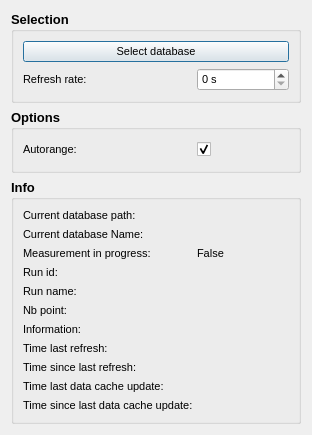
<?xml version="1.0" encoding="UTF-8"?>
<ui version="4.0">
 <class>LivePlot</class>
 <widget class="QDialog" name="LivePlot">
  <property name="geometry">
   <rect>
    <x>0</x>
    <y>0</y>
    <width>310</width>
    <height>435</height>
   </rect>
  </property>
  <property name="windowTitle">
   <string>Liveplot</string>
  </property>
  <layout class="QVBoxLayout" name="verticalLayout_4">
   <item>
    <layout class="QVBoxLayout" name="verticalLayout_3">
     <item>
      <widget class="QGroupBox" name="groupBoxSelection">
       <property name="font">
        <font>
         <pointsize>10</pointsize>
         <weight>75</weight>
         <bold>true</bold>
        </font>
       </property>
       <property name="title">
        <string>Selection</string>
       </property>
       <layout class="QVBoxLayout" name="verticalLayout_6">
        <item>
         <layout class="QHBoxLayout" name="horizontalLayoutLivePlot1">
          <item>
           <widget class="QPushButton" name="pushButtonLivePlot">
            <property name="enabled">
             <bool>true</bool>
            </property>
            <property name="maximumSize">
             <size>
              <width>16777215</width>
              <height>16777215</height>
             </size>
            </property>
            <property name="font">
             <font>
              <pointsize>8</pointsize>
              <weight>50</weight>
              <bold>false</bold>
             </font>
            </property>
            <property name="text">
             <string>Select database</string>
            </property>
           </widget>
          </item>
         </layout>
        </item>
        <item>
         <layout class="QHBoxLayout" name="horizontalLayout">
          <item>
           <widget class="QLabel" name="labelLivePlotRefreshRate">
            <property name="minimumSize">
             <size>
              <width>168</width>
              <height>0</height>
             </size>
            </property>
            <property name="font">
             <font>
              <pointsize>8</pointsize>
              <weight>50</weight>
              <bold>false</bold>
             </font>
            </property>
            <property name="toolTip">
             <string>If put to 0s, stop the liveploting</string>
            </property>
            <property name="text">
             <string>Refresh rate:</string>
            </property>
           </widget>
          </item>
          <item>
           <widget class="QSpinBox" name="spinBoxLivePlotRefreshRate">
            <property name="enabled">
             <bool>true</bool>
            </property>
            <property name="minimumSize">
             <size>
              <width>25</width>
              <height>0</height>
             </size>
            </property>
            <property name="maximumSize">
             <size>
              <width>16777215</width>
              <height>16777215</height>
             </size>
            </property>
            <property name="font">
             <font>
              <pointsize>8</pointsize>
              <weight>50</weight>
              <bold>false</bold>
             </font>
            </property>
            <property name="toolTip">
             <string>If put to 0s, stop the liveploting</string>
            </property>
            <property name="suffix">
             <string> s</string>
            </property>
           </widget>
          </item>
         </layout>
        </item>
       </layout>
      </widget>
     </item>
     <item>
      <widget class="QGroupBox" name="groupBoxOptions">
       <property name="font">
        <font>
         <pointsize>10</pointsize>
         <weight>75</weight>
         <bold>true</bold>
        </font>
       </property>
       <property name="title">
        <string>Options</string>
       </property>
       <layout class="QVBoxLayout" name="verticalLayout_9">
        <item>
         <layout class="QHBoxLayout" name="horizontalLayout_2">
          <item>
           <widget class="QLabel" name="labelLivePlotAutorange">
            <property name="minimumSize">
             <size>
              <width>168</width>
              <height>0</height>
             </size>
            </property>
            <property name="font">
             <font>
              <pointsize>8</pointsize>
              <weight>50</weight>
              <bold>false</bold>
             </font>
            </property>
            <property name="toolTip">
             <string>If put to 0s, stop the liveploting</string>
            </property>
            <property name="text">
             <string>Autorange:</string>
            </property>
           </widget>
          </item>
          <item>
           <widget class="QCheckBox" name="checkBoxLiveplotAutorange">
            <property name="text">
             <string/>
            </property>
            <property name="checked">
             <bool>true</bool>
            </property>
           </widget>
          </item>
         </layout>
        </item>
       </layout>
      </widget>
     </item>
     <item>
      <widget class="QGroupBox" name="groupBoxInfo">
       <property name="minimumSize">
        <size>
         <width>290</width>
         <height>0</height>
        </size>
       </property>
       <property name="font">
        <font>
         <pointsize>10</pointsize>
         <weight>75</weight>
         <bold>true</bold>
        </font>
       </property>
       <property name="title">
        <string>Info</string>
       </property>
       <layout class="QVBoxLayout" name="verticalLayout_8">
        <item>
         <layout class="QVBoxLayout" name="verticalLayout_7">
          <item>
           <layout class="QHBoxLayout" name="horizontalLayoutLivePlotDatabasePath">
            <item>
             <widget class="QLabel" name="labelLivePlotDatabasePath">
              <property name="minimumSize">
               <size>
                <width>168</width>
                <height>0</height>
               </size>
              </property>
              <property name="font">
               <font>
                <pointsize>8</pointsize>
                <weight>50</weight>
                <bold>false</bold>
               </font>
              </property>
              <property name="text">
               <string>Current database path:</string>
              </property>
             </widget>
            </item>
            <item>
             <widget class="QLabel" name="labelLivePlotDatabasePathInfo">
              <property name="font">
               <font>
                <pointsize>8</pointsize>
                <weight>50</weight>
                <bold>false</bold>
               </font>
              </property>
              <property name="text">
               <string/>
              </property>
             </widget>
            </item>
           </layout>
          </item>
          <item>
           <layout class="QHBoxLayout" name="horizontalLayoutLivePlotDatabase">
            <item>
             <widget class="QLabel" name="labelLivePlotDatabaseName">
              <property name="minimumSize">
               <size>
                <width>168</width>
                <height>0</height>
               </size>
              </property>
              <property name="font">
               <font>
                <pointsize>8</pointsize>
                <weight>50</weight>
                <bold>false</bold>
               </font>
              </property>
              <property name="text">
               <string>Current database Name:</string>
              </property>
             </widget>
            </item>
            <item>
             <widget class="QLabel" name="labelLivePlotDatabaseNameInfo">
              <property name="font">
               <font>
                <pointsize>8</pointsize>
                <weight>50</weight>
                <bold>false</bold>
               </font>
              </property>
              <property name="text">
               <string/>
              </property>
             </widget>
            </item>
           </layout>
          </item>
          <item>
           <layout class="QHBoxLayout" name="horizontalLayout_8">
            <item>
             <widget class="QLabel" name="labelLivePlotInProgress">
              <property name="minimumSize">
               <size>
                <width>168</width>
                <height>0</height>
               </size>
              </property>
              <property name="font">
               <font>
                <pointsize>8</pointsize>
                <weight>50</weight>
                <bold>false</bold>
               </font>
              </property>
              <property name="text">
               <string>Measurement in progress:</string>
              </property>
             </widget>
            </item>
            <item>
             <widget class="QLabel" name="labelLivePlotInProgressState">
              <property name="font">
               <font>
                <pointsize>8</pointsize>
                <weight>50</weight>
                <bold>false</bold>
               </font>
              </property>
              <property name="text">
               <string>False</string>
              </property>
             </widget>
            </item>
           </layout>
          </item>
          <item>
           <layout class="QHBoxLayout" name="horizontalLayout_6">
            <item>
             <widget class="QLabel" name="labelLivePlotRunid">
              <property name="minimumSize">
               <size>
                <width>168</width>
                <height>0</height>
               </size>
              </property>
              <property name="font">
               <font>
                <pointsize>8</pointsize>
                <weight>50</weight>
                <bold>false</bold>
               </font>
              </property>
              <property name="text">
               <string>Run id:</string>
              </property>
             </widget>
            </item>
            <item>
             <widget class="QLabel" name="labelLivePlotRunidid">
              <property name="font">
               <font>
                <pointsize>8</pointsize>
                <weight>50</weight>
                <bold>false</bold>
               </font>
              </property>
              <property name="text">
               <string/>
              </property>
             </widget>
            </item>
           </layout>
          </item>
          <item>
           <layout class="QHBoxLayout" name="horizontalLayout_4">
            <item>
             <widget class="QLabel" name="labelLivePlotRunName">
              <property name="minimumSize">
               <size>
                <width>168</width>
                <height>0</height>
               </size>
              </property>
              <property name="font">
               <font>
                <pointsize>8</pointsize>
                <weight>50</weight>
                <bold>false</bold>
               </font>
              </property>
              <property name="text">
               <string>Run name:</string>
              </property>
             </widget>
            </item>
            <item>
             <widget class="QLabel" name="labelLivePlotRunNameInfo">
              <property name="font">
               <font>
                <pointsize>8</pointsize>
                <weight>50</weight>
                <bold>false</bold>
               </font>
              </property>
              <property name="text">
               <string/>
              </property>
             </widget>
            </item>
           </layout>
          </item>
          <item>
           <layout class="QHBoxLayout" name="horizontalLayout_15">
            <item>
             <widget class="QLabel" name="labelLivePlotNbPoint">
              <property name="minimumSize">
               <size>
                <width>168</width>
                <height>0</height>
               </size>
              </property>
              <property name="font">
               <font>
                <pointsize>8</pointsize>
                <weight>50</weight>
                <bold>false</bold>
               </font>
              </property>
              <property name="text">
               <string>Nb point:</string>
              </property>
             </widget>
            </item>
            <item>
             <widget class="QLabel" name="labelLivePlotNbPointInfo">
              <property name="font">
               <font>
                <pointsize>8</pointsize>
                <weight>50</weight>
                <bold>false</bold>
               </font>
              </property>
              <property name="text">
               <string/>
              </property>
             </widget>
            </item>
           </layout>
          </item>
          <item>
           <layout class="QHBoxLayout" name="horizontalLayout_16">
            <item>
             <widget class="QLabel" name="labelLivePlotInfo">
              <property name="minimumSize">
               <size>
                <width>168</width>
                <height>0</height>
               </size>
              </property>
              <property name="font">
               <font>
                <pointsize>8</pointsize>
                <weight>50</weight>
                <bold>false</bold>
               </font>
              </property>
              <property name="text">
               <string>Information:</string>
              </property>
             </widget>
            </item>
            <item>
             <widget class="QLabel" name="labelLivePlotInfoInfo">
              <property name="font">
               <font>
                <pointsize>8</pointsize>
                <weight>50</weight>
                <bold>false</bold>
               </font>
              </property>
              <property name="text">
               <string/>
              </property>
             </widget>
            </item>
           </layout>
          </item>
          <item>
           <layout class="QHBoxLayout" name="horizontalLayout_9">
            <item>
             <widget class="QLabel" name="labelLivePlotLastRefresh">
              <property name="minimumSize">
               <size>
                <width>168</width>
                <height>0</height>
               </size>
              </property>
              <property name="font">
               <font>
                <pointsize>8</pointsize>
                <weight>50</weight>
                <bold>false</bold>
               </font>
              </property>
              <property name="text">
               <string>Time last refresh:</string>
              </property>
             </widget>
            </item>
            <item>
             <widget class="QLabel" name="labelLivePlotLastRefreshInfo">
              <property name="font">
               <font>
                <pointsize>8</pointsize>
                <weight>50</weight>
                <bold>false</bold>
               </font>
              </property>
              <property name="text">
               <string/>
              </property>
             </widget>
            </item>
           </layout>
          </item>
          <item>
           <layout class="QHBoxLayout" name="horizontalLayout_11">
            <item>
             <widget class="QLabel" name="labelLivePlotSinceLastRefresh">
              <property name="minimumSize">
               <size>
                <width>168</width>
                <height>0</height>
               </size>
              </property>
              <property name="font">
               <font>
                <pointsize>8</pointsize>
                <weight>50</weight>
                <bold>false</bold>
               </font>
              </property>
              <property name="text">
               <string>Time since last refresh:</string>
              </property>
             </widget>
            </item>
            <item>
             <widget class="QLabel" name="labelLivePlotSinceLastRefreshInfo">
              <property name="font">
               <font>
                <pointsize>8</pointsize>
                <weight>50</weight>
                <bold>false</bold>
               </font>
              </property>
              <property name="text">
               <string/>
              </property>
             </widget>
            </item>
           </layout>
          </item>
          <item>
           <layout class="QHBoxLayout" name="horizontalLayout_7">
            <item>
             <widget class="QLabel" name="labelLivePlotLastUpdate">
              <property name="minimumSize">
               <size>
                <width>168</width>
                <height>0</height>
               </size>
              </property>
              <property name="font">
               <font>
                <pointsize>8</pointsize>
                <weight>50</weight>
                <bold>false</bold>
               </font>
              </property>
              <property name="text">
               <string>Time last data cache update:</string>
              </property>
             </widget>
            </item>
            <item>
             <widget class="QLabel" name="labelLivePlotLastUpdateInfo">
              <property name="font">
               <font>
                <pointsize>8</pointsize>
                <weight>50</weight>
                <bold>false</bold>
               </font>
              </property>
              <property name="text">
               <string/>
              </property>
             </widget>
            </item>
           </layout>
          </item>
          <item>
           <layout class="QHBoxLayout" name="horizontalLayout_10">
            <item>
             <widget class="QLabel" name="labelLivePlotSinceLastUpdate">
              <property name="minimumSize">
               <size>
                <width>168</width>
                <height>0</height>
               </size>
              </property>
              <property name="font">
               <font>
                <pointsize>8</pointsize>
                <weight>50</weight>
                <bold>false</bold>
               </font>
              </property>
              <property name="text">
               <string>Time since last data cache update:</string>
              </property>
             </widget>
            </item>
            <item>
             <widget class="QLabel" name="labelLivePlotSinceLastUpdateInfo">
              <property name="font">
               <font>
                <pointsize>8</pointsize>
                <weight>50</weight>
                <bold>false</bold>
               </font>
              </property>
              <property name="text">
               <string/>
              </property>
             </widget>
            </item>
           </layout>
          </item>
         </layout>
        </item>
       </layout>
      </widget>
     </item>
    </layout>
   </item>
  </layout>
 </widget>
 <resources/>
 <connections/>
</ui>
